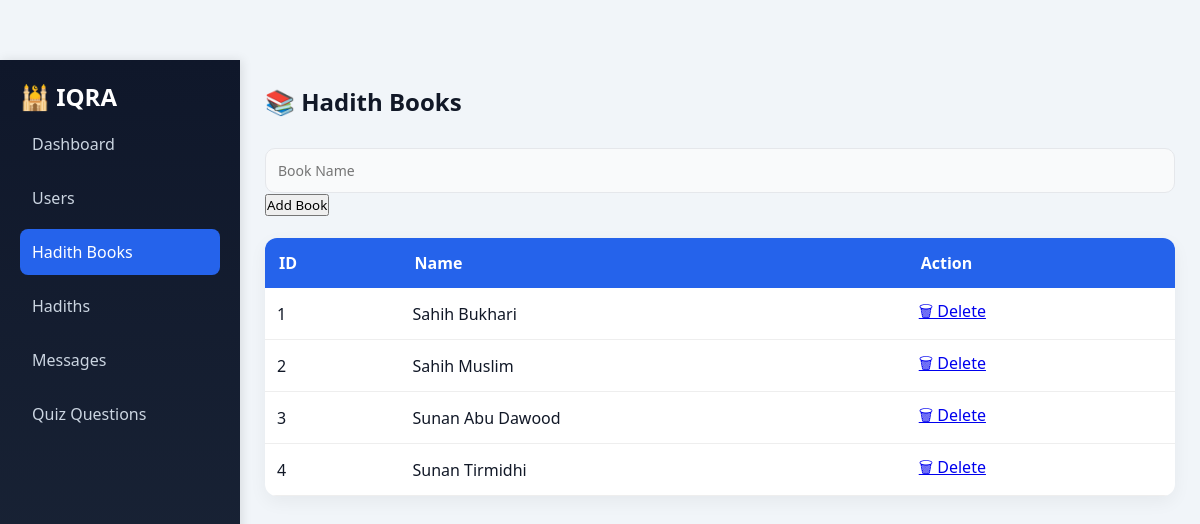
Screenshot of /admin_books.php with the database file from the repository.
### tables this page shows
CREATE TABLE `books` (
  `id` int(11) NOT NULL,
  `name` varchar(255) DEFAULT NULL
);

### admin_books.php (the view, shortened to what this page needs)
<?php $page = "books"; ?>
<?php
include "db.php";
$books = mysqli_query($conn,"SELECT * FROM books");
?>
<!DOCTYPE html>
<html>
<head>
    <link rel="stylesheet" href="dashboard.css">
</head>
<body>
<div class="container">
    <aside class="sidebar">
        <h2>🕌 IQRA</h2>
        <ul>
                 <li>
            <a href="dashboard.php" class="<?= ($page == 'dashboard') ? 'active' : '' ?>">
                Dashboard
            </a>
        </li>
        <li>
            <a href="users.php" class="<?= ($page == 'users') ? 'active' : '' ?>">
                Users
            </a>
        </li>
        <li>
            <a href="admin_books.php" class="<?= ($page == 'books') ? 'active' : '' ?>">
                Hadith Books
            </a>
        </li>
        <li>
            <a href="admin_hadiths.php" class="<?= ($page == 'hadiths') ? 'active' : '' ?>">
                Hadiths
            </a>
        </li>
        <li>
            <a href="admin_messages.php" class="<?= ($page == 'messages') ? 'active' : '' ?>">
                Messages
            </a>
        </li>
 <li>
    <a href="all_questions.php" class="<?= ($page == 'add_question') ? 'active' : '' ?>">
         Quiz Questions
    </a>
</li>
        </ul>
    </aside>
    <main class="main">
        <h2>📚 Hadith Books</h2>
        <form method="POST">
            <input type="text" name="name" placeholder="Book Name" required>
            <button name="add_book">Add Book</button>
        </form>
        <br>
        <table class="table">
            <tr>
                <th>ID</th>
                <th>Name</th>
                <th>Action</th>
            </tr>
            <?php while($row = mysqli_fetch_assoc($books)) { ?>
            <tr>
                <td><?php echo $row['id']; ?></td>
                <td><?php echo htmlspecialchars($row['name']); ?></td>
                <td>
                    <a href="?delete=<?php echo $row['id']; ?>">🗑 Delete</a>
                </td>
            </tr>
            <?php } ?>
        </table>
    </main>
</div>
</body>
</html>

### dashboard.css (style rules this page uses)
* { margin:0; padding:0; box-sizing:border-box; font-family:"Segoe UI", sans-serif; }
body { background:#f1f5f9; color:#111827; }
.container { display:flex; margin-top:60px; }
.sidebar { width:240px; height:100vh; background:linear-gradient(180deg,#0f172a,#1e293b); color:white; padding:20px; position:fixed; left:0; top:60px; box-shadow:2px 0 10px rgba(0,0,0,0.1); }
.sidebar ul { list-style:none; }
.sidebar ul li { margin:8px 0; }
.sidebar ul li a { display:block; padding:12px; color:#cbd5e1; text-decoration:none; border-radius:8px; transition:0.3s; }
.sidebar ul li a:hover, .sidebar ul li a.active { background:#2563eb; color:white; }
.main { margin-left:240px; padding:25px; width:100%; }
.main h2 { font-size:24px; margin-bottom:20px; color:#111827; }
table { width:100%; border-collapse:collapse; background:#fff; border-radius:12px; overflow:hidden; box-shadow:0 6px 18px rgba(0,0,0,0.05); }
th { background:#2563eb; color:#fff; padding:14px; text-align:left; }
td { padding:12px; border-bottom:1px solid #eee; }
input, textarea, select { width:100%; padding:12px; margin-top:10px; border:1px solid #e5e7eb; border-radius:10px; background:#f9fafb; font-size:14px; transition:0.3s; }

### rows the page displays
books: id "1", name "Sahih Bukhari"
books: id "2", name "Sahih Muslim"
books: id "3", name "Sunan Abu Dawood"
books: id "4", name "Sunan Tirmidhi"
